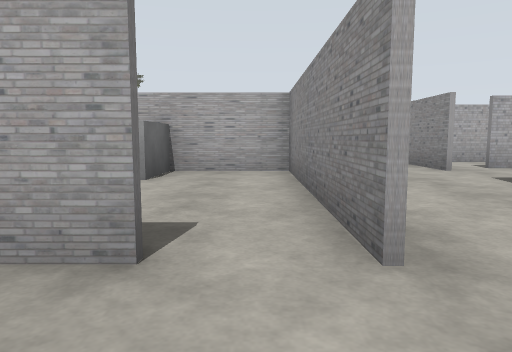
view 1 (above)

24 first-person views from a walk through a robot-simulator world made for Gazebo. The camera is 1.2 m above the floor, tilts 6° down and sees 70° across. The floor is counted in squares, 2 m on a side. Each view is taken from the middle of a square. On the plan, view 1 faces up. The plan holds only what a view shows up to about 10 squares ahead; the rest is blank.

view 2
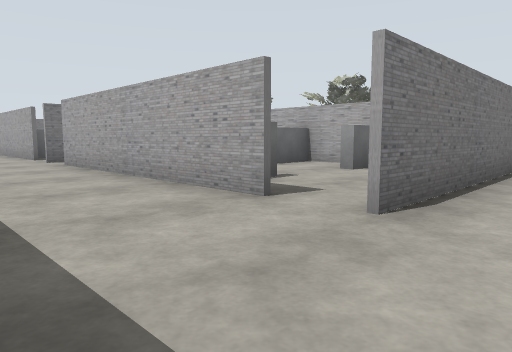

view 3
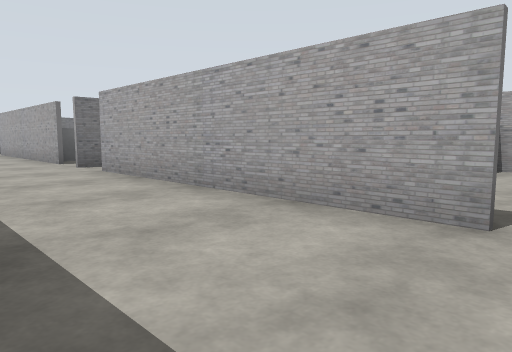

view 4
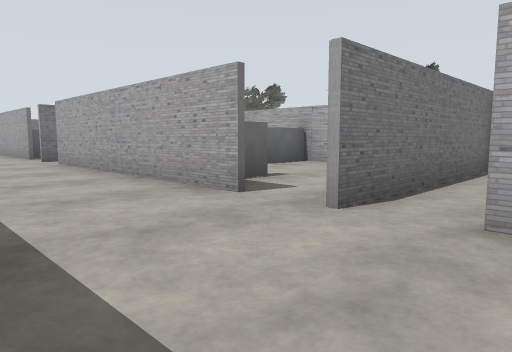

view 5
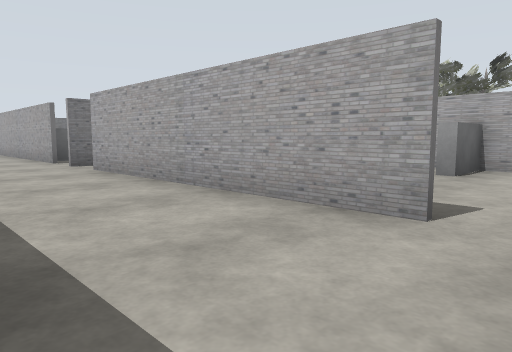

view 6
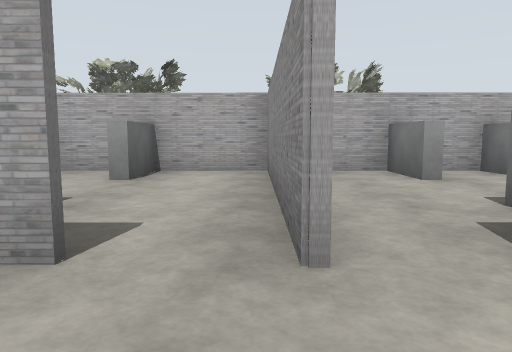

view 7
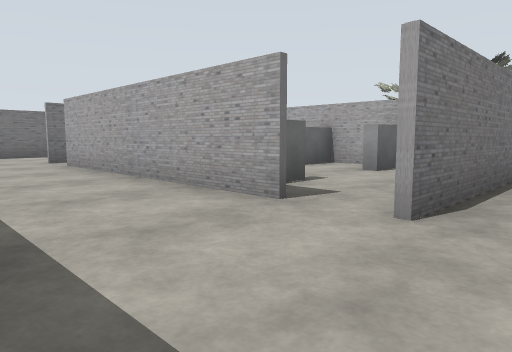

view 8
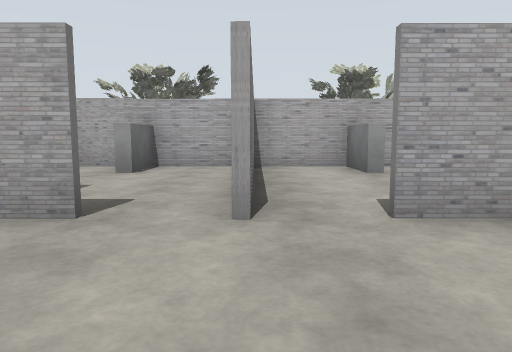

view 9
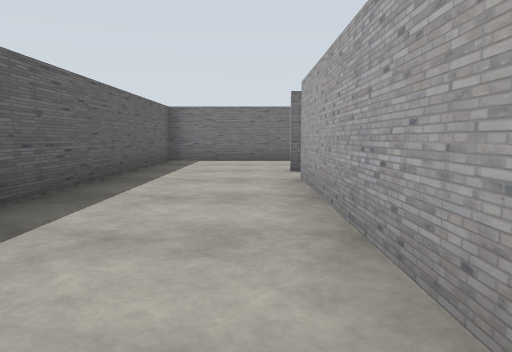

view 10
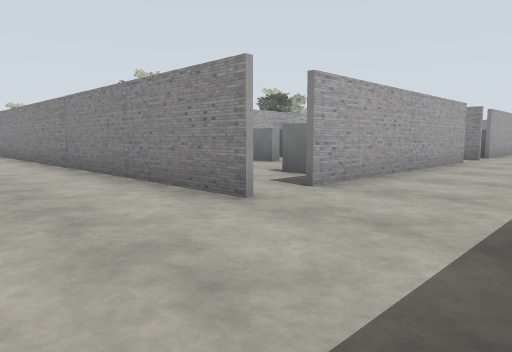

view 11
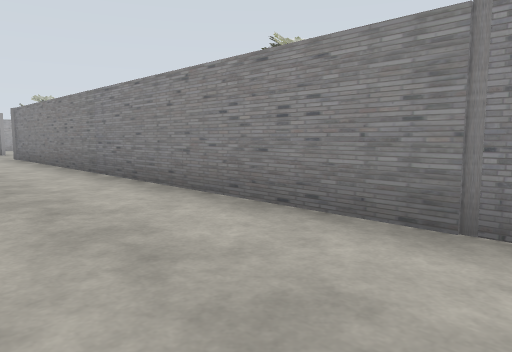

view 12
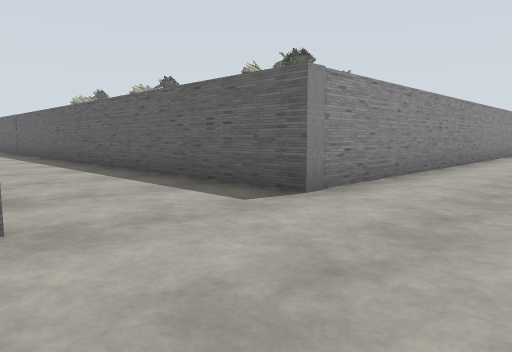

view 13
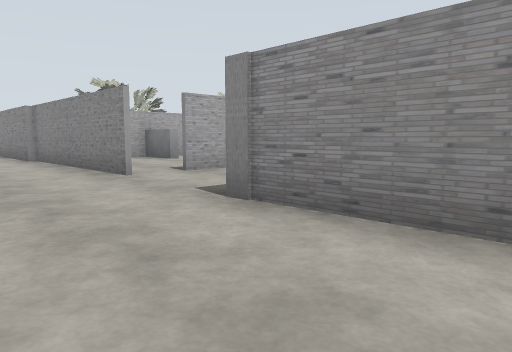

view 14
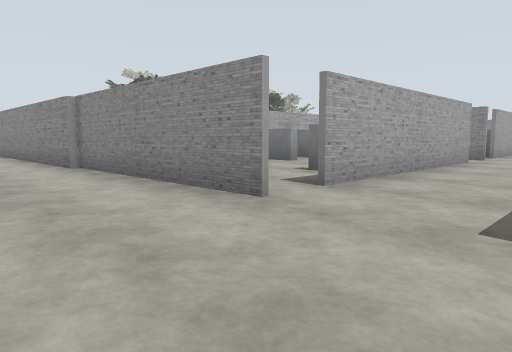

view 15
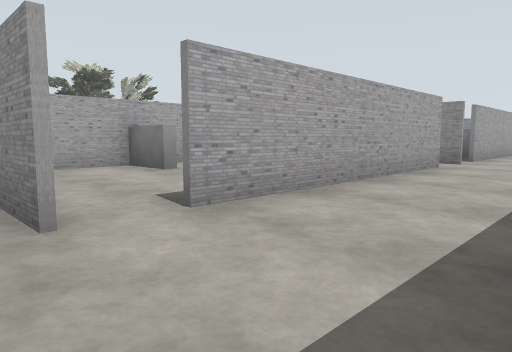

view 16
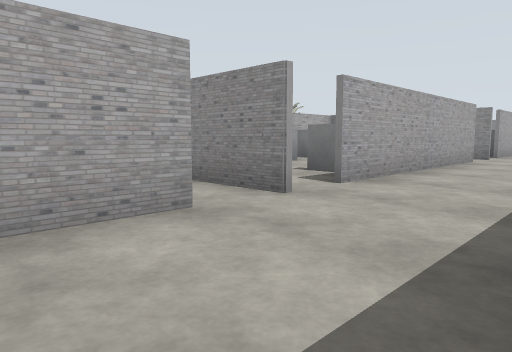

view 17
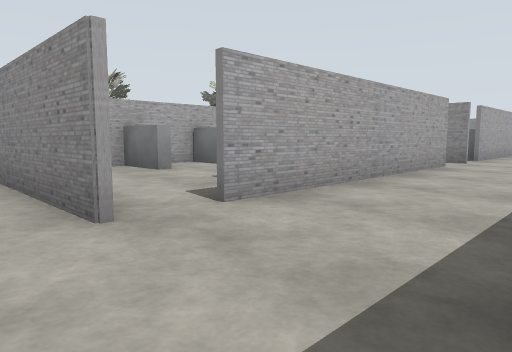

view 18
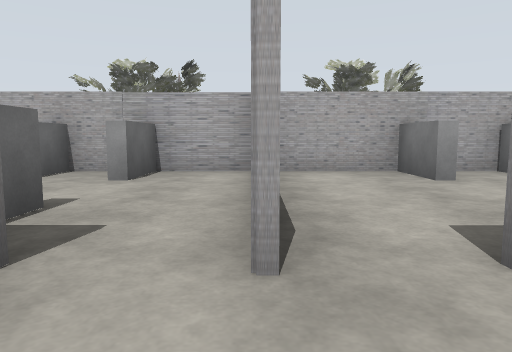

view 19
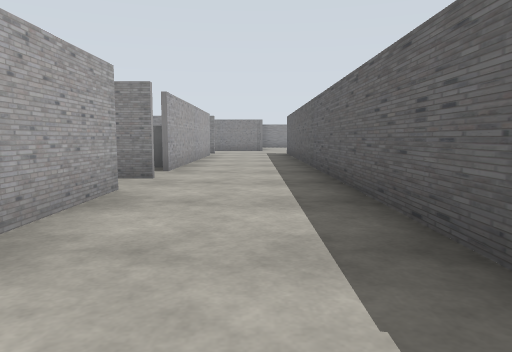

view 20
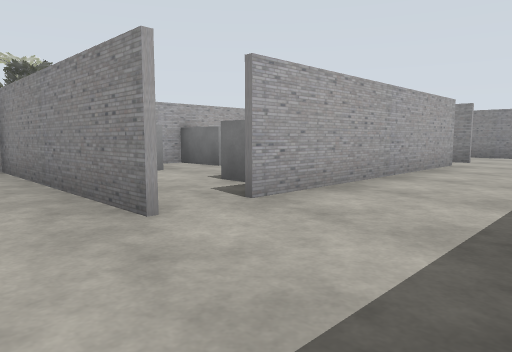

view 21
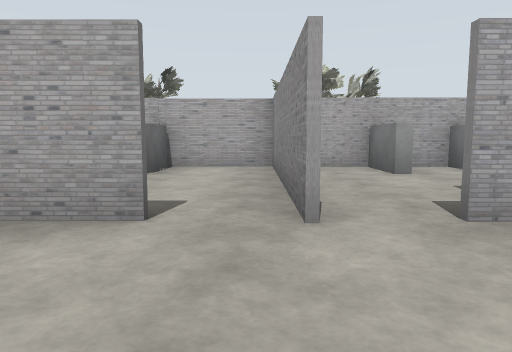

view 22
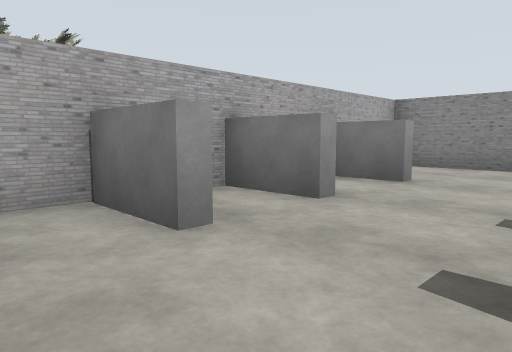

view 23
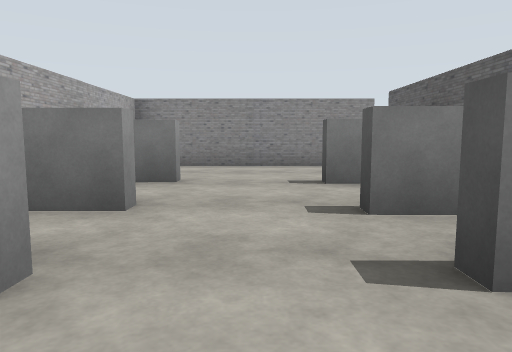

view 24
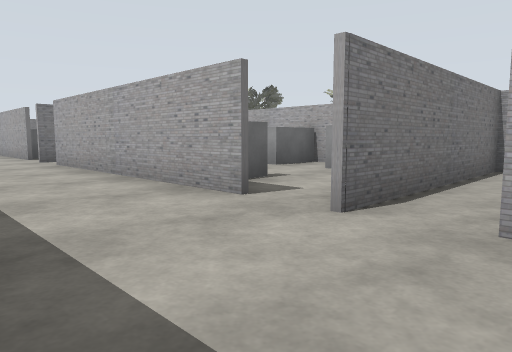

### Floor plan
Points are (right, up) in squares from view 1. A wall is a line through its corners. A room is listed if a view was taken in it or the views show most of it. See-through windows are left out.
Room 1 (views 1, 2, 3, 4, 5, 6, 7, 8, 9, 10)
walls: (-8.8, 1.7) (-15.1, 1.7); (-7.7, 6.5) (-7.7, 1.6) (-7.7, 6.6) (-16.1, 6.6); (-16, 1.5) (-16, 2); (-16, 5) (-16, 1.6); (-18.3, 1.7) (-23.5, 1.7); (-0.5, 1.7) (-5.5, 1.7); (0.6, 1.6) (0.6, 6.6) (-6.7, 6.6); (-27.5, 2) (-27.5, -1.2) (-21, -1.2)
ways out: opening at (-26, 2) to room 2; opening at (-17.5, 2) to room 3; opening at (2, 2); gap at (-15, 2); gap at (-9, 2)
objects: grey box (-22, 2) to (-22, 3); grey box (-18, 2) to (-18, 3); grey box (-14, 5) to (-14, 6); grey box (-12, 5) to (-12, 6); grey box (-10, 2) to (-10, 3); grey box (-10, 5) to (-10, 6); grey box (-6, 2) to (-6, 3); grey box (-5, 6); grey box (-4, 6); grey box (-2, 2) to (-2, 3); grey box (-2, 6)
Room 2 (views 11, 12, 13, 14, 15, 16, 17, 18, 19, 20, 21, 22, 23, 24)
walls: (-16, 21) (-16, 20.5) (-16, 23.8); (-13.4, 20.6) (-14.9, 20.6); (-18.5, 20.6) (-19.7, 20.6); (-16, 25.5) (-22.9, 25.5); (-11.4, 17.8) (-3, 17.8); (-8.7, 20.6) (-11.7, 20.6); (-21.5, 20.6) (-23.2, 20.6); (-7.7, 25.5) (-7.7, 20.5) (-7.7, 25.6); (-24.4, 20.5) (-24.4, 25.6); (-24.5, 25.5) (-24.5, 29.9); (-0.4, 20.6) (-3.6, 20.6); (-0.6, 25.5) (-15.6, 25.5); (0.6, 20.5) (0.6, 25.1); (0.7, 6.5) (0.7, 5.5); (-24.5, 1.5) (-24.5, 17.8) (-15.9, 17.8); (3.5, 6.5) (3.5, 8.2); (5.1, 7.2) (4.5, 7.2)
ways out: opening at (-26, 2) to room 1; opening at (2, 21.5); opening at (2.5, 5); gap at (-23, 21); gap at (-9, 21)
objects: grey box (-21, 21) to (-21, 22); grey box (-21, 24) to (-21, 25); grey box (-19, 24) to (-19, 25); grey box (-18, 21) to (-18, 22); grey box (-18, 24) to (-18, 25); grey box (-13, 21) to (-13, 22); grey box (-13, 24) to (-13, 25); grey box (-12, 24) to (-11, 25); grey box (-10, 21) to (-10, 22); grey box (-10, 24) to (-10, 25); grey box (-6, 21) to (-5, 22); grey box (-5, 24) to (-5, 25); grey box (-4, 21) to (-4, 22); grey box (-4, 24) to (-4, 25); grey box (-2, 21) to (-2, 22); grey box (-2, 24) to (-2, 25)
Room 3 (no view inside)
walls: (-16.1, 6.6) (-20.8, 6.6)
ways out: opening at (-17.5, 2) to room 1
objects: grey box (-20, 6); grey box (-18, 6)

Positions as (right, up) in squares from view 1, and headings:
1: (0, 0), facing up
2: (2, -1), facing up-left
3: (0, -1), facing up-left
4: (-6, -1), facing up-left
5: (-8, -1), facing up-left
6: (-8, 0), facing up
7: (-15, -1), facing up-left
8: (-16, -1), facing up
9: (-18, 1), facing left
10: (-27, -1), facing up-right
11: (-27, 6), facing up-right
12: (-27, 21), facing down-right
13: (-27, 15), facing up-right
14: (-27, 18), facing up-right
15: (-25, 18), facing up-right
16: (-19, 18), facing up-right
17: (-17, 18), facing up-right
18: (-16, 19), facing up
19: (-13, 19), facing right
20: (-9, 18), facing up-right
21: (-8, 18), facing up
22: (-7, 22), facing up-right
23: (-7, 23), facing right
24: (-6, 18), facing up-left
